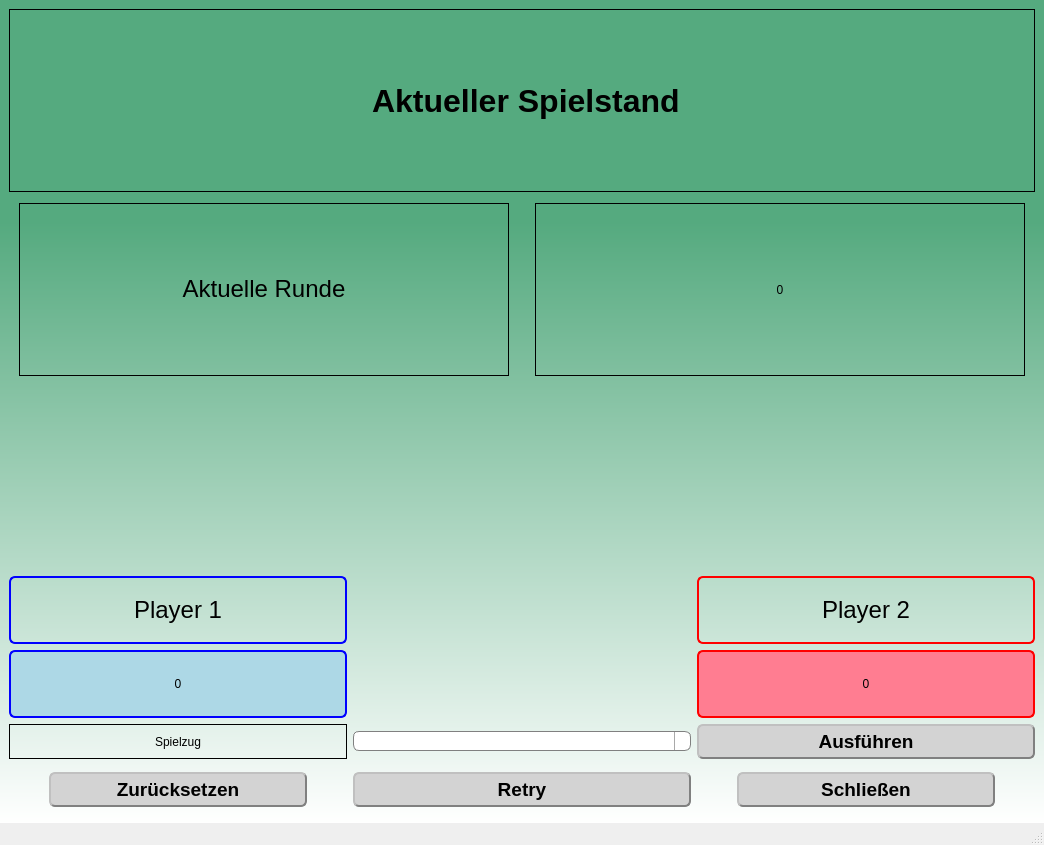
<?xml version="1.0" encoding="UTF-8"?>
<ui version="4.0">
 <class>MainWindow</class>
 <widget class="QMainWindow" name="MainWindow">
  <property name="geometry">
   <rect>
    <x>0</x>
    <y>0</y>
    <width>1044</width>
    <height>845</height>
   </rect>
  </property>
  <property name="palette">
   <palette>
    <active>
     <colorrole role="Text">
      <brush brushstyle="SolidPattern">
       <color alpha="255">
        <red>0</red>
        <green>0</green>
        <blue>0</blue>
       </color>
      </brush>
     </colorrole>
     <colorrole role="Base">
      <brush brushstyle="SolidPattern">
       <color alpha="255">
        <red>255</red>
        <green>255</green>
        <blue>255</blue>
       </color>
      </brush>
     </colorrole>
    </active>
    <inactive>
     <colorrole role="Text">
      <brush brushstyle="SolidPattern">
       <color alpha="255">
        <red>0</red>
        <green>0</green>
        <blue>0</blue>
       </color>
      </brush>
     </colorrole>
     <colorrole role="Base">
      <brush brushstyle="SolidPattern">
       <color alpha="255">
        <red>255</red>
        <green>255</green>
        <blue>255</blue>
       </color>
      </brush>
     </colorrole>
    </inactive>
    <disabled>
     <colorrole role="Text">
      <brush brushstyle="SolidPattern">
       <color alpha="255">
        <red>120</red>
        <green>120</green>
        <blue>120</blue>
       </color>
      </brush>
     </colorrole>
     <colorrole role="Base">
      <brush brushstyle="SolidPattern">
       <color alpha="255">
        <red>240</red>
        <green>240</green>
        <blue>240</blue>
       </color>
      </brush>
     </colorrole>
    </disabled>
   </palette>
  </property>
  <property name="font">
   <font>
    <pointsize>14</pointsize>
   </font>
  </property>
  <property name="windowTitle">
   <string>Schere Stein Papier</string>
  </property>
  <property name="styleSheet">
   <string notr="true">QWidget#centralwidget {
	background-color: qlineargradient(spread:pad, x1:0, y1:0, x2:0, y2:1, stop:0.269663 rgba(85, 170, 127, 255), stop:1 rgba(255, 255, 255, 255))
}

QLabel#label {
	min-height: 5em
}

QLabel#label_2, QLabel#rounds {
	min-height: 5em;
	margin: 5% 10%;
}

QLabel#p1label {
	min-height: 4em;
	border-style: solid;
	border-width: 2px;
	border-radius: 6px;
	border-color: blue
}

QLabel#p1Points {
	min-height: 9em;
	background-color: lightblue;
	border-style: solid;
	border-width: 2px;
	border-radius: 6px;
	border-color: blue
}

QLabel#p2label {
	border-style: solid;
	border-width: 2px;
	border-radius: 6px;
	border-color: red
}

QLabel#p2Points {
	background-color: rgb(255, 125, 145);
	border-style: solid;
	border-width: 2px;
	border-radius: 6px;
	border-color: red
}

QPushButton {
	background-color: lightgrey;
	border-style: outset;
	border-width: 2px;
	border-radius: 6px;
	border-color: grey;
  	min-height: 20px;
	padding: 4px;
}

QPushButton#pb_close{
	margin: 7% 40%
}

QPushButton#pb_reset{
	margin: 7% 40%
}

QPushButton:hover{
	background-color: qlineargradient(spread:pad, x1:0.006, y1:0.915182, x2:0, y2:0, stop:0.0798991 rgba(195,195,195,255), stop:0.330322 rgba(203,203,203,255), stop:1 rgba (255,255,255,255));
	border-color: rgb(45, 45, 45);
	border-style: inset;
}

QComboBox {
    border: 1px solid gray;
    border-radius: 6px;
    padding: 1px 18px 1px 3px;
	min-height: 2em;
    min-width: 6em;
}

QComboBox:editable {
    background: white;
}

QComboBox:!editable, QComboBox::drop-down:editable {
     background: qlineargradient(x1: 0, y1: 0, x2: 0, y2: 1,
                                 stop: 0 #E1E1E1, stop: 0.4 #DDDDDD,
                                 stop: 0.5 #D8D8D8, stop: 1.0 #D3D3D3);
}

/* QComboBox gets the &quot;on&quot; state when the popup is open */
QComboBox:!editable:on, QComboBox::drop-down:editable:on {
    background: qlineargradient(x1: 0, y1: 0, x2: 0, y2: 1,
                                stop: 0 #D3D3D3, stop: 0.4 #D8D8D8,
                                stop: 0.5 #DDDDDD, stop: 1.0 #E1E1E1);
}

QComboBox:on { /* shift the text when the popup opens */
    padding-top: 3px;
    padding-left: 4px;
}

QComboBox::drop-down {
    subcontrol-origin: padding;
    subcontrol-position: top right;
    width: 15px;

    border-left-width: 1px;
    border-left-color: darkgray;
    border-left-style: solid; /* just a single line */
    border-top-right-radius: 3px; /* same radius as the QComboBox */
    border-bottom-right-radius: 3px;
}

QComboBox::down-arrow {
    image: url(d:/Schule/5BHIT/SEW/RockPaperScissors/icons/arrow.png);
}

QComboBox::down-arrow:on { /* shift the arrow when popup is open */
    top: 1px;
    left: 1px;
}</string>
  </property>
  <widget class="QWidget" name="centralwidget">
   <property name="palette">
    <palette>
     <active>
      <colorrole role="Button">
       <brush brushstyle="LinearGradientPattern">
        <gradient startx="0.000000000000000" starty="0.000000000000000" endx="0.000000000000000" endy="1.000000000000000" type="LinearGradient" spread="PadSpread" coordinatemode="ObjectBoundingMode">
         <gradientstop position="0.269663000000000">
          <color alpha="255">
           <red>85</red>
           <green>170</green>
           <blue>127</blue>
          </color>
         </gradientstop>
         <gradientstop position="1.000000000000000">
          <color alpha="255">
           <red>255</red>
           <green>255</green>
           <blue>255</blue>
          </color>
         </gradientstop>
        </gradient>
       </brush>
      </colorrole>
      <colorrole role="Base">
       <brush brushstyle="LinearGradientPattern">
        <gradient startx="0.000000000000000" starty="0.000000000000000" endx="0.000000000000000" endy="1.000000000000000" type="LinearGradient" spread="PadSpread" coordinatemode="ObjectBoundingMode">
         <gradientstop position="0.269663000000000">
          <color alpha="255">
           <red>85</red>
           <green>170</green>
           <blue>127</blue>
          </color>
         </gradientstop>
         <gradientstop position="1.000000000000000">
          <color alpha="255">
           <red>255</red>
           <green>255</green>
           <blue>255</blue>
          </color>
         </gradientstop>
        </gradient>
       </brush>
      </colorrole>
      <colorrole role="Window">
       <brush brushstyle="LinearGradientPattern">
        <gradient startx="0.000000000000000" starty="0.000000000000000" endx="0.000000000000000" endy="1.000000000000000" type="LinearGradient" spread="PadSpread" coordinatemode="ObjectBoundingMode">
         <gradientstop position="0.269663000000000">
          <color alpha="255">
           <red>85</red>
           <green>170</green>
           <blue>127</blue>
          </color>
         </gradientstop>
         <gradientstop position="1.000000000000000">
          <color alpha="255">
           <red>255</red>
           <green>255</green>
           <blue>255</blue>
          </color>
         </gradientstop>
        </gradient>
       </brush>
      </colorrole>
     </active>
     <inactive>
      <colorrole role="Button">
       <brush brushstyle="LinearGradientPattern">
        <gradient startx="0.000000000000000" starty="0.000000000000000" endx="0.000000000000000" endy="1.000000000000000" type="LinearGradient" spread="PadSpread" coordinatemode="ObjectBoundingMode">
         <gradientstop position="0.269663000000000">
          <color alpha="255">
           <red>85</red>
           <green>170</green>
           <blue>127</blue>
          </color>
         </gradientstop>
         <gradientstop position="1.000000000000000">
          <color alpha="255">
           <red>255</red>
           <green>255</green>
           <blue>255</blue>
          </color>
         </gradientstop>
        </gradient>
       </brush>
      </colorrole>
      <colorrole role="Base">
       <brush brushstyle="LinearGradientPattern">
        <gradient startx="0.000000000000000" starty="0.000000000000000" endx="0.000000000000000" endy="1.000000000000000" type="LinearGradient" spread="PadSpread" coordinatemode="ObjectBoundingMode">
         <gradientstop position="0.269663000000000">
          <color alpha="255">
           <red>85</red>
           <green>170</green>
           <blue>127</blue>
          </color>
         </gradientstop>
         <gradientstop position="1.000000000000000">
          <color alpha="255">
           <red>255</red>
           <green>255</green>
           <blue>255</blue>
          </color>
         </gradientstop>
        </gradient>
       </brush>
      </colorrole>
      <colorrole role="Window">
       <brush brushstyle="LinearGradientPattern">
        <gradient startx="0.000000000000000" starty="0.000000000000000" endx="0.000000000000000" endy="1.000000000000000" type="LinearGradient" spread="PadSpread" coordinatemode="ObjectBoundingMode">
         <gradientstop position="0.269663000000000">
          <color alpha="255">
           <red>85</red>
           <green>170</green>
           <blue>127</blue>
          </color>
         </gradientstop>
         <gradientstop position="1.000000000000000">
          <color alpha="255">
           <red>255</red>
           <green>255</green>
           <blue>255</blue>
          </color>
         </gradientstop>
        </gradient>
       </brush>
      </colorrole>
     </inactive>
     <disabled>
      <colorrole role="Button">
       <brush brushstyle="LinearGradientPattern">
        <gradient startx="0.000000000000000" starty="0.000000000000000" endx="0.000000000000000" endy="1.000000000000000" type="LinearGradient" spread="PadSpread" coordinatemode="ObjectBoundingMode">
         <gradientstop position="0.269663000000000">
          <color alpha="255">
           <red>85</red>
           <green>170</green>
           <blue>127</blue>
          </color>
         </gradientstop>
         <gradientstop position="1.000000000000000">
          <color alpha="255">
           <red>255</red>
           <green>255</green>
           <blue>255</blue>
          </color>
         </gradientstop>
        </gradient>
       </brush>
      </colorrole>
      <colorrole role="Base">
       <brush brushstyle="LinearGradientPattern">
        <gradient startx="0.000000000000000" starty="0.000000000000000" endx="0.000000000000000" endy="1.000000000000000" type="LinearGradient" spread="PadSpread" coordinatemode="ObjectBoundingMode">
         <gradientstop position="0.269663000000000">
          <color alpha="255">
           <red>85</red>
           <green>170</green>
           <blue>127</blue>
          </color>
         </gradientstop>
         <gradientstop position="1.000000000000000">
          <color alpha="255">
           <red>255</red>
           <green>255</green>
           <blue>255</blue>
          </color>
         </gradientstop>
        </gradient>
       </brush>
      </colorrole>
      <colorrole role="Window">
       <brush brushstyle="LinearGradientPattern">
        <gradient startx="0.000000000000000" starty="0.000000000000000" endx="0.000000000000000" endy="1.000000000000000" type="LinearGradient" spread="PadSpread" coordinatemode="ObjectBoundingMode">
         <gradientstop position="0.269663000000000">
          <color alpha="255">
           <red>85</red>
           <green>170</green>
           <blue>127</blue>
          </color>
         </gradientstop>
         <gradientstop position="1.000000000000000">
          <color alpha="255">
           <red>255</red>
           <green>255</green>
           <blue>255</blue>
          </color>
         </gradientstop>
        </gradient>
       </brush>
      </colorrole>
     </disabled>
    </palette>
   </property>
   <property name="autoFillBackground">
    <bool>false</bool>
   </property>
   <layout class="QVBoxLayout" name="verticalLayout">
    <item>
     <widget class="QLabel" name="label">
      <property name="font">
       <font>
        <pointsize>24</pointsize>
        <bold>true</bold>
       </font>
      </property>
      <property name="frameShape">
       <enum>QFrame::Box</enum>
      </property>
      <property name="text">
       <string> Aktueller Spielstand</string>
      </property>
      <property name="alignment">
       <set>Qt::AlignCenter</set>
      </property>
     </widget>
    </item>
    <item>
     <layout class="QHBoxLayout" name="horizontalLayout">
      <item>
       <widget class="QLabel" name="label_2">
        <property name="frameShape">
         <enum>QFrame::Box</enum>
        </property>
        <property name="text">
         <string>&lt;html&gt;&lt;head/&gt;&lt;body&gt;&lt;p&gt;&lt;span style=&quot; font-size:18pt;&quot;&gt;Aktuelle Runde&lt;/span&gt;&lt;/p&gt;&lt;/body&gt;&lt;/html&gt;</string>
        </property>
        <property name="alignment">
         <set>Qt::AlignCenter</set>
        </property>
       </widget>
      </item>
      <item>
       <widget class="QLabel" name="rounds">
        <property name="frameShape">
         <enum>QFrame::Box</enum>
        </property>
        <property name="text">
         <string>0</string>
        </property>
        <property name="alignment">
         <set>Qt::AlignCenter</set>
        </property>
       </widget>
      </item>
     </layout>
    </item>
    <item>
     <layout class="QHBoxLayout" name="horizontalLayout_3">
      <item>
       <widget class="QLabel" name="p1Choice">
        <property name="styleSheet">
         <string notr="true">text-align: center</string>
        </property>
        <property name="text">
         <string>&lt;html&gt;&lt;head/&gt;&lt;body&gt;&lt;p align=&quot;center&quot;&gt;&lt;br/&gt;&lt;/p&gt;&lt;/body&gt;&lt;/html&gt;</string>
        </property>
       </widget>
      </item>
      <item>
       <widget class="QLabel" name="p2Choice">
        <property name="styleSheet">
         <string notr="true">float: right</string>
        </property>
        <property name="text">
         <string>&lt;html&gt;&lt;head/&gt;&lt;body&gt;&lt;p align=&quot;center&quot;&gt;&lt;br/&gt;&lt;/p&gt;&lt;/body&gt;&lt;/html&gt;</string>
        </property>
       </widget>
      </item>
     </layout>
    </item>
    <item>
     <layout class="QGridLayout" name="gridLayout">
      <item row="1" column="2">
       <widget class="QLabel" name="p2label">
        <property name="font">
         <font>
          <pointsize>18</pointsize>
         </font>
        </property>
        <property name="frameShape">
         <enum>QFrame::Box</enum>
        </property>
        <property name="text">
         <string>Player 2</string>
        </property>
        <property name="alignment">
         <set>Qt::AlignCenter</set>
        </property>
       </widget>
      </item>
      <item row="3" column="2">
       <widget class="QPushButton" name="pb_exec">
        <property name="font">
         <font>
          <pointsize>14</pointsize>
          <bold>true</bold>
         </font>
        </property>
        <property name="toolTip">
         <string>&lt;html&gt;&lt;head/&gt;&lt;body&gt;&lt;p&gt;Zug ausführen&lt;/p&gt;&lt;/body&gt;&lt;/html&gt;</string>
        </property>
        <property name="toolTipDuration">
         <number>5000</number>
        </property>
        <property name="text">
         <string>Ausführen</string>
        </property>
       </widget>
      </item>
      <item row="1" column="0">
       <widget class="QLabel" name="p1label">
        <property name="font">
         <font>
          <pointsize>18</pointsize>
         </font>
        </property>
        <property name="frameShape">
         <enum>QFrame::Box</enum>
        </property>
        <property name="text">
         <string>Player 1</string>
        </property>
        <property name="alignment">
         <set>Qt::AlignCenter</set>
        </property>
       </widget>
      </item>
      <item row="3" column="1">
       <widget class="QComboBox" name="comboBox">
        <property name="toolTip">
         <string>&lt;html&gt;&lt;head/&gt;&lt;body&gt;&lt;p&gt;Wähle einen Spielzug aus:&lt;/p&gt;&lt;p&gt;0 ... Schere&lt;/p&gt;&lt;p&gt;1 ... Stein&lt;/p&gt;&lt;p&gt;2 ... Papier&lt;/p&gt;&lt;/body&gt;&lt;/html&gt;</string>
        </property>
        <property name="toolTipDuration">
         <number>5000</number>
        </property>
        <property name="whatsThis">
         <string/>
        </property>
       </widget>
      </item>
      <item row="3" column="0">
       <widget class="QLabel" name="label_9">
        <property name="frameShape">
         <enum>QFrame::Box</enum>
        </property>
        <property name="text">
         <string>Spielzug</string>
        </property>
        <property name="alignment">
         <set>Qt::AlignCenter</set>
        </property>
       </widget>
      </item>
      <item row="2" column="0">
       <widget class="QLabel" name="p1Points">
        <property name="frameShape">
         <enum>QFrame::Box</enum>
        </property>
        <property name="text">
         <string>0</string>
        </property>
        <property name="alignment">
         <set>Qt::AlignCenter</set>
        </property>
       </widget>
      </item>
      <item row="2" column="2">
       <widget class="QLabel" name="p2Points">
        <property name="frameShape">
         <enum>QFrame::Box</enum>
        </property>
        <property name="text">
         <string>0</string>
        </property>
        <property name="alignment">
         <set>Qt::AlignCenter</set>
        </property>
       </widget>
      </item>
     </layout>
    </item>
    <item>
     <layout class="QHBoxLayout" name="horizontalLayout_2">
      <item>
       <widget class="QPushButton" name="pb_reset">
        <property name="font">
         <font>
          <pointsize>14</pointsize>
          <bold>true</bold>
         </font>
        </property>
        <property name="text">
         <string>Zurücksetzen</string>
        </property>
       </widget>
      </item>
      <item>
       <widget class="QPushButton" name="pb_retry">
        <property name="font">
         <font>
          <pointsize>14</pointsize>
          <bold>true</bold>
         </font>
        </property>
        <property name="text">
         <string>Retry</string>
        </property>
       </widget>
      </item>
      <item>
       <widget class="QPushButton" name="pb_close">
        <property name="font">
         <font>
          <pointsize>14</pointsize>
          <bold>true</bold>
         </font>
        </property>
        <property name="text">
         <string>Schließen</string>
        </property>
       </widget>
      </item>
     </layout>
    </item>
   </layout>
  </widget>
  <widget class="QMenuBar" name="menubar">
   <property name="geometry">
    <rect>
     <x>0</x>
     <y>0</y>
     <width>1044</width>
     <height>19</height>
    </rect>
   </property>
  </widget>
  <widget class="QStatusBar" name="statusbar"/>
 </widget>
 <resources/>
 <connections>
  <connection>
   <sender>pb_close</sender>
   <signal>clicked()</signal>
   <receiver>MainWindow</receiver>
   <slot>close()</slot>
   <hints>
    <hint type="sourcelabel">
     <x>596</x>
     <y>509</y>
    </hint>
    <hint type="destinationlabel">
     <x>399</x>
     <y>299</y>
    </hint>
   </hints>
  </connection>
 </connections>
</ui>
